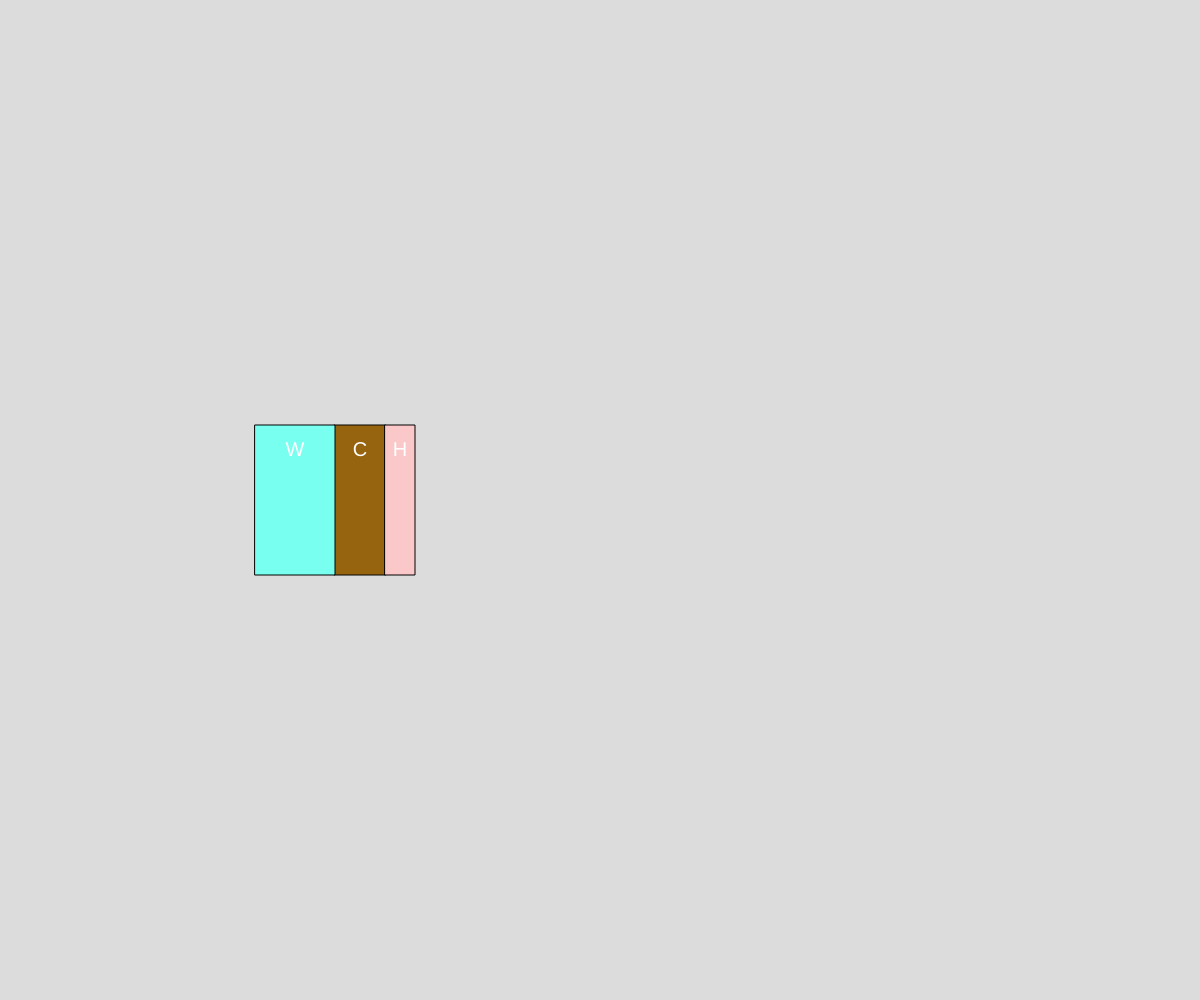
Frame 1 (no input)
Frame 60 (no input): identical to frame 1, image omitted
Frame 120 (the mouse pressed at the canvas centre since frame 60): identical to frame 1, image omitted

The p5.js sketch that drew this single still picture (run headless with seeded random() and noise() and a simulated clock; from frame 60 on, the mouse is pressed at the canvas centre):

// p5.js sketch
// ── sketch.js
// intro to objects
// Ian Herperger
// 10/10/2024

let myBook;
let myBook2;
let myBook3;
function setup() {
  createCanvas(windowWidth, windowHeight);
  myBook = new Book("CS30 TextBook","JO MAMA","leatherbound",515,1234567891011,
    width*0.3
  );
  myBook2 = new Book("Hello","JO MAMA","softcover",300,1234567891011,
    width*0.3 +40
  );
  myBook3 = new Book("WHY","JO MAMA","hardcover",800,1234567891011,
    width*0.3 - 65
  );
}

function draw() {
  background(220);
  myBook.display();
  myBook2.display();
  myBook3.display();
}
class Book{
//1.constructor
  constructor(title,author,coverType,pages,ISBN,x){
    this.title = title;
    this.author = author;
    this.coverType = coverType;
    this.pages = pages;
    this.isbn = ISBN;
    this.x = x; 
  }
  //2. class methods
  printSummary(){
    //print out a nicely formatted decrption of the object
    print(this.title + ", by " + this.author);
    print("length: " + this.pages + "pages");
    print("covertype: " + this.coverType);
    print("ISBN: " + this.isbn);
  }

  display(){
    //visualize the book based on its properties
    //width depends on pages (1/10scale)
    rectMode(CENTER); textAlign(CENTER,CENTER);
    switch(this.coverType){
    case "softcover":
      fill(250,200,200); break;
    case "hardcover":
      fill(120,255,240); break;
    case "leatherbound":
      fill(150,100,15);break;

    }
    rect(this.x,height/2,this.pages/10,150);
    textSize(20); fill(255);
    text(this.title[0],this.x, height/2 -50);
  } 

}
